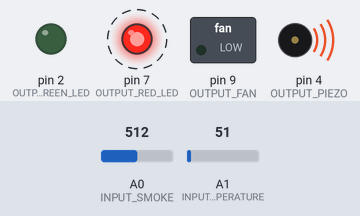
This sketch was run on a simulated Arduino Uno, built with avr-gcc and run on an emulated ATmega328P. Parts: switched loads named in the sketch (green lamp = pin HIGH), output pins drawn as LEDs (lit = HIGH), buzzer (waves = sounding). Dashed ring = blinking. The test bench sets the inputs (shaded band); at power-on: A0 (INPUT_SMOKE) = 512, A1 (INPUT_TEMPERATURE) = 51.

Above: at 0.92 s.
1.3 s: A0 (INPUT_SMOKE) set to 109
4.3 s: A0 (INPUT_SMOKE) set to 94
At 5.4 s:
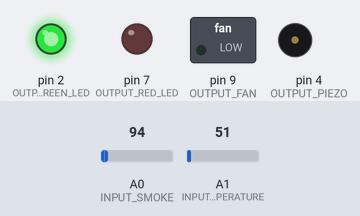
6.6 s: A1 (INPUT_TEMPERATURE) set to 163
At 7.5 s:
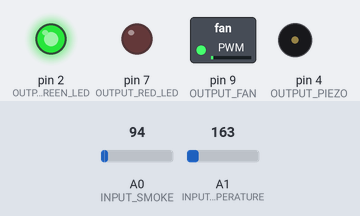
8.1 s: A0 (INPUT_SMOKE) set to 110
At 8.2 s:
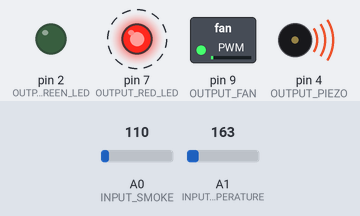
11.1 s: A0 (INPUT_SMOKE) set to 90
At 11.8 s:
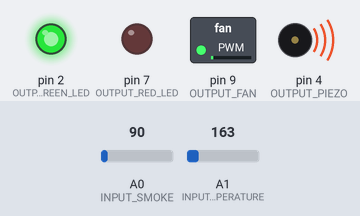
13.4 s: A0 (INPUT_SMOKE) set to 122
At 13.71 s:
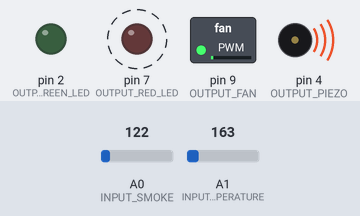
Timing chart, 0 to 17.4 s (numbered marks = the images above; inputs shaded):
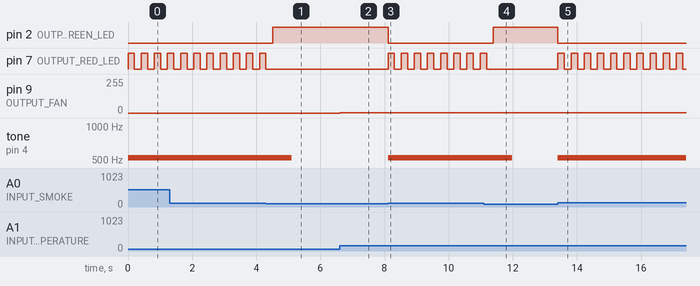

The sketch:

code.ino
```cpp
// Author: Goda Gutparakyte
// HW1 for Intro To Robotics class at Vilnius University
// Smart room system - smoke detector + buzzer and LEDs, temperature sensor + fan (dc motor)
// Last updated: 2025-09-22

#define INPUT_SMOKE A0
#define INPUT_TEMPERATURE A1
#define OUTPUT_PIEZO 4
#define OUTPUT_RED_LED 7
#define OUTPUT_GREEN_LED 2
#define OUTPUT_FAN 9

#define GAS_LIMIT 100
#define TEMP_LIMIT 150

#define TUNE 523
#define RING_TIME 1000

#define DELAY_BLINK 200
#define DELAY_LOOP 10

int smoke = 0;

void setup()
{
  pinMode(INPUT_SMOKE, INPUT);
  pinMode(INPUT_TEMPERATURE, INPUT);

  pinMode(OUTPUT_PIEZO, OUTPUT);
  pinMode(OUTPUT_RED_LED, OUTPUT);
  pinMode(OUTPUT_GREEN_LED, OUTPUT);
  pinMode(OUTPUT_FAN, OUTPUT);
}

void loop()
{
  smoke = analogRead(INPUT_SMOKE);
  float temp = analogRead(INPUT_TEMPERATURE);

  if(smoke > GAS_LIMIT){
    digitalWrite(OUTPUT_GREEN_LED, LOW);

  	tone(OUTPUT_PIEZO, TUNE, RING_TIME);

    digitalWrite(OUTPUT_RED_LED, HIGH);
    delay(DELAY_BLINK);
    digitalWrite(OUTPUT_RED_LED, LOW);
    delay(DELAY_BLINK);
  }
  else{
  	digitalWrite(OUTPUT_GREEN_LED, HIGH);
  }

  if(temp > TEMP_LIMIT)
  	analogWrite(OUTPUT_FAN, HIGH);
  else{
  	analogWrite(OUTPUT_FAN, LOW);
  }

  delay(DELAY_LOOP);

}
```

Measured:
- the behaviour switches between 101 and 100 on A0 (INPUT_SMOKE) (found by bisection; images 0 and 1)
- after the input at 4.3 s, pin 2 (OUTPUT_GREEN_LED): LOW → HIGH after 0.21 s; pin 7 (OUTPUT_RED_LED): goes on until 4.3 s, then stays LOW; tone on pin 4 (OUTPUT_PIEZO): 523 Hz → silent after 0.80 s
- after the input at 6.6 s, pin 9 (OUTPUT_FAN): 0/255 → 1/255 at once
- after the input at 8.1 s, pin 2 (OUTPUT_GREEN_LED): HIGH → LOW at once; pin 7 (OUTPUT_RED_LED): alternates HIGH for 0.20 s and LOW for 0.21 s, starting at once; tone on pin 4 (OUTPUT_PIEZO): silent → 523 Hz at once
- after the input at 11.1 s, pin 2 (OUTPUT_GREEN_LED): LOW → HIGH after 0.29 s; pin 7 (OUTPUT_RED_LED): goes on until 11.2 s, then stays LOW; tone on pin 4 (OUTPUT_PIEZO): 523 Hz → silent after 0.88 s
- after the input at 13.4 s, pin 2 (OUTPUT_GREEN_LED): HIGH → LOW at once; pin 7 (OUTPUT_RED_LED): alternates HIGH for 0.20 s and LOW for 0.21 s, starting at once; tone on pin 4 (OUTPUT_PIEZO): silent → 523 Hz at once
- by itself, pin 7 (OUTPUT_RED_LED): alternates HIGH for 0.20 s and LOW for 0.21 s
